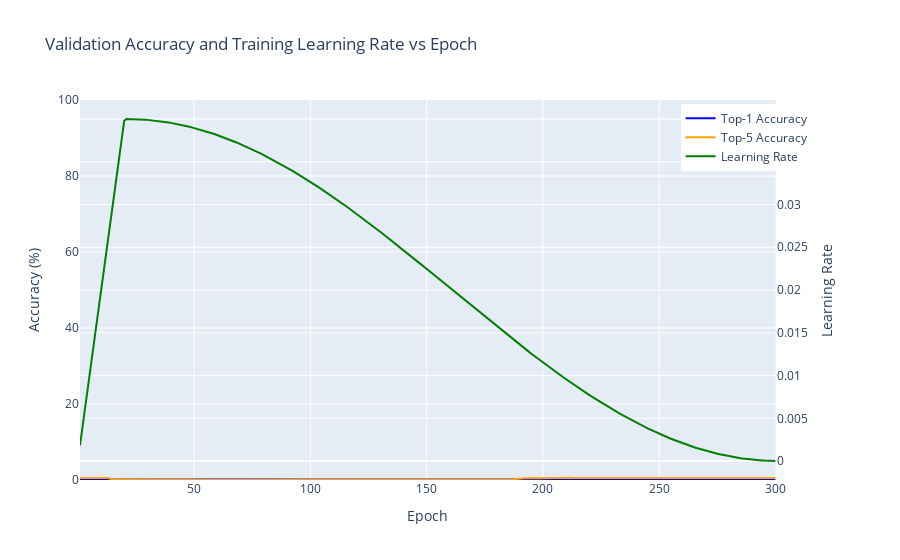

Notebook code for this chart:
### Code cell
# SEBNet Adam, LR 4e-02
log_file_path = '/home/robert.breslin/alessandro/paper_2/mmpretrain/work_dirs/pretrain01_staged_lr_adamw_1xb64_in1k/20250721_170837/20250721_170837.log'
epochs, top1, top5, lrs = parse_log_file(log_file_path)
plot_accuracies_and_lr_interactive(epochs, top1, top5, lrs)

### Figure 1 — Plotly figure (JSON) as saved in the notebook; plotly's stock layout.template omitted (floating-point values rounded to 4 significant figures; data arrays with more than 128 entries replaced by an {"elided": "..."} marker saying what was removed)
{"data": [{"line": {"color": "blue"}, "name": "Top-1 Accuracy", "type": "scatter", "x": {"elided": "300 int values"}, "xaxis": "x", "y": {"elided": "300 float values"}, "yaxis": "y"}, {"line": {"color": "orange"}, "name": "Top-5 Accuracy", "type": "scatter", "x": {"elided": "300 int values"}, "xaxis": "x", "y": {"elided": "300 float values"}, "yaxis": "y"}, {"line": {"color": "green"}, "name": "Learning Rate", "type": "scatter", "x": {"elided": "300 int values"}, "xaxis": "x", "y": {"elided": "300 float values"}, "yaxis": "y2"}], "layout": {"hovermode": "x unified", "legend": {"x": 0.99, "xanchor": "right", "y": 0.99, "yanchor": "top"}, "title": {"text": "Validation Accuracy and Training Learning Rate vs Epoch"}, "xaxis": {"anchor": "y", "domain": [0, 0.94], "title": {"text": "Epoch"}}, "yaxis": {"anchor": "x", "domain": [0, 1], "range": [0, 100], "title": {"text": "Accuracy (%)"}}, "yaxis2": {"anchor": "x", "overlaying": "y", "side": "right", "title": {"text": "Learning Rate"}}}}
